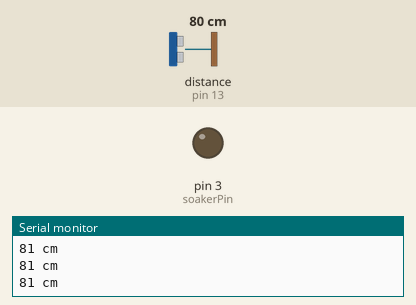
This sketch was run on a simulated Arduino Uno, built with avr-gcc and run on an emulated ATmega328P. On the bench: output pins drawn as LEDs (lit = HIGH), the last lines printed to the serial monitor. Dashed ring = blinking. The test bench sets the inputs (shaded band); at power-on: distance to the obstacle (sensor on pin 13) 80 cm. The echo pulse lasts 58.3 µs per cm.

Above: at 1.3 s.
1.4 s: distance to the obstacle (sensor on pin 13) set to 18 cm
2.9 s: distance to the obstacle (sensor on pin 13) set to 14 cm
At 3.14 s:
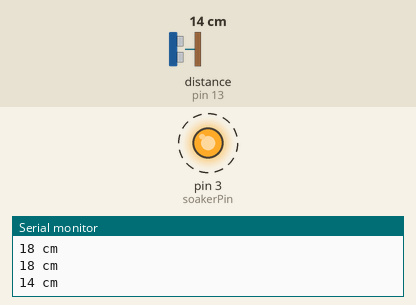
5.9 s: distance to the obstacle (sensor on pin 13) set to 35 cm
At 6.4 s:
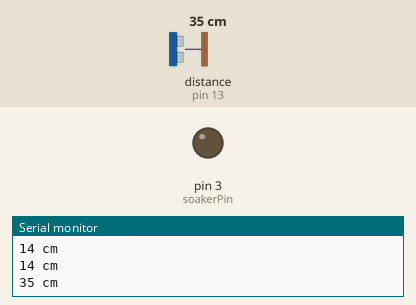
7.4 s: distance to the obstacle (sensor on pin 13) set to 2 cm
At 7.66 s:
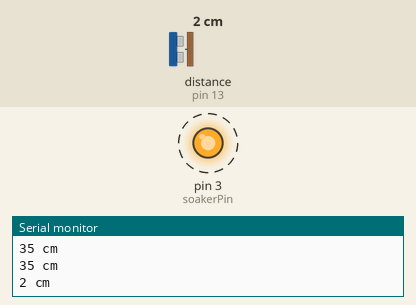
Timing chart, 0 to 11.4 s (numbered marks = the images above; inputs shaded):
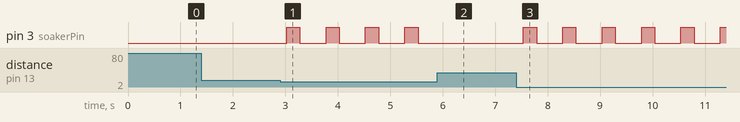

Measured:
- the behaviour switches between 16 and 15 cm on distance to the obstacle (sensor on pin 13) (found by bisection; images 0 and 1)
- after the input at 2.9 s, pin 3 (soakerPin): alternates HIGH for 0.25 s and LOW for 0.50 s, starting after 0.12 s
- after the input at 5.9 s, pin 3 (soakerPin): stops changing and stays LOW
- after the input at 7.4 s, pin 3 (soakerPin): alternates HIGH for 0.25 s and LOW for 0.50 s, starting after 0.14 s

The sketch:

_20_Ultrasonic_Soaker.ino
```cpp
#include <NewPing.h> // This calls the NewPing library
#define trigPin 12 // Trig pin attached to Arduino 12
#define echoPin 13 // Echo pin attached to Arduino 13
#define soakerPin 3
#define MAX_DISTANCE 500

NewPing sonar(trigPin, echoPin, MAX_DISTANCE);

void setup() {
  Serial.begin(9600);
  pinMode(soakerPin, OUTPUT);
}
void loop() {
  int distance;
  distance = sonar.ping_cm();
  Serial.print(distance);
  Serial.println(" cm");
  if (distance <= 15) { // If distance is less than 15
    digitalWrite(soakerPin, HIGH); // Soaker shoots water
    delay(250);
    digitalWrite(soakerPin, LOW); // Short pulse of water
  }
  else {
    digitalWrite(soakerPin, LOW); // Soaker will remain off
  }
  delay(500);
}
```
